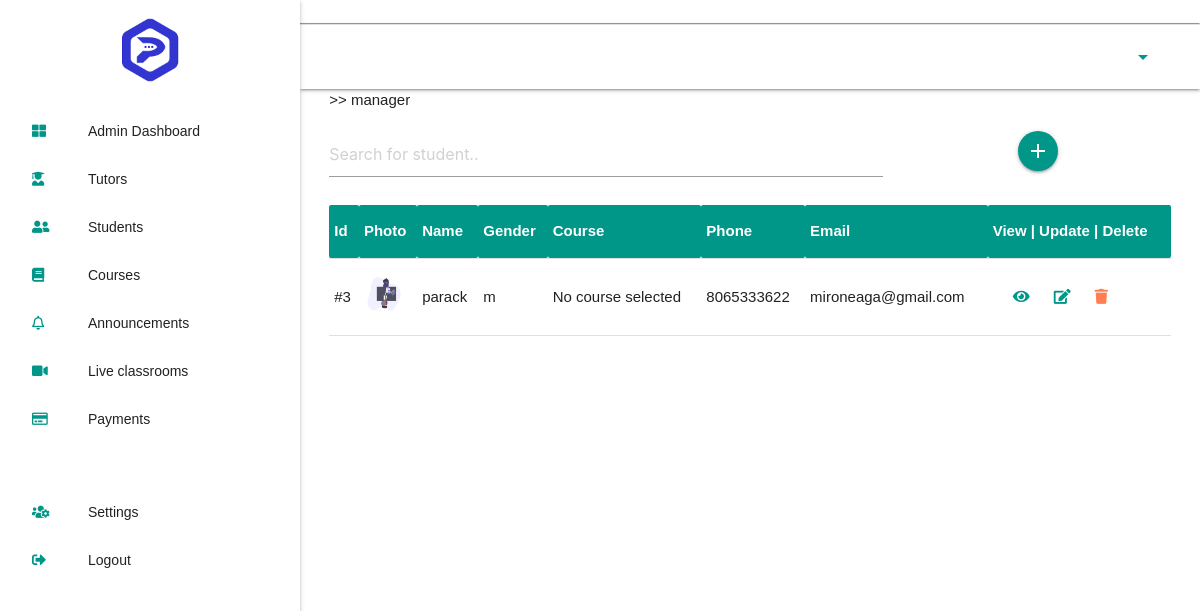
Screenshot of /teacher-home/ with the database file from the repository.
### parachapp/models.py (models this page shows, shortened)
class Teacher(models.Model):
    user = models.OneToOneField(User, on_delete=models.CASCADE, primary_key=True)
    firstname = models.CharField(max_length=255)
    lastname = models.CharField(max_length=255)
    mobile_phone = models.BigIntegerField(blank=True, null=True, default='070')
    email = models.EmailField(max_length=255)
    address = models.CharField(max_length=255)
    profile_pic = models.FileField( upload_to = 'Profile_pics', null = True, blank = True)
    GENDER = (
        ('m', 'male'),
        ('f', 'female')
    )
    gender = models.CharField(max_length=5, choices=GENDER, default='male')
    course = models.ForeignKey(Course, on_delete=models.CASCADE)
    added_on = models.DateField(auto_now_add=True)
    updated_on = models.DateField(auto_now_add=True)

class Course(models.Model):
    name = models.CharField(max_length=200, null=True, blank=True)
    price = models.DecimalField(max_digits=8, decimal_places=2, default='0000000.00', null=True, blank=True)
    added_on = models.DateField(auto_now_add=True)
    updated_on = models.DateField(auto_now_add=True)

### parachapp/views.py (the view)
# urls.py: path('teacher-home/', views.teacher_home, name='teacher_home'),
def teacher_home(request):
    teacher = Teacher.objects.order_by('-user_id')[:9]
    context = {
        'teacher':teacher
    }
    return render(request, 'parachapp/teacher_home.html', context)

### parachapp/templates/parachapp/teacher_home.html (shortened to what this page needs)
{% extends 'admin_template/adminbase.html' %}
{% load static %}
{% block content %}
<main class="">
    <section class="allsudents">
        <div class="row">
           <div class="col s12 m12">
             >> manager
           </div>
        </div>
         <div class="row">
            <div class="col s8 m8">
              <input type="text" id="myInput" onkeyup="myFunction()" placeholder="Search for student.." title="Type in a name" autocomplete="off">
            </div>
            <div class="col s4 m4">
                  <div class="button-add-student center-align">
                    <a class="btn-floating waves-effect waves-light teal" href="{% url 'parachapp:create_teacher' %}"><i class="large material-icons">add</i></a>
                  </div>
            </div>
          </div>
      <div class="table">
        <div class="row">
          <div class="col s12 m12">
            <table class="" id="myTable">
              <thead>
                <tr>
                    <th>id</th>
                    <th>photo</th>
                    <th>Name</th>
                    <th>gender</th>
                    <th>course</th>
                    <th>phone</th>
                    <th>email</th>
                    <th class="left-align">View | Update | Delete</th>
                </tr>
              </thead>
          {% for teachers in teacher %}
          <tbody>
                <tr>
                  <td>#{{teachers.pk}}</td>
                  <td><img src="{{teachers.profile_pic.url}}" alt=""></td>
                  <td >{{teachers.firstname}}</td>
                  <td>{{teachers.gender}}</td>
                  <td>{{teachers.course.name}}</td>
                  <td>{{teachers.mobile_phone}}</td>
                  <td>{{teachers.email}}</td>
                  <td id="table-links">
                              <a href="{% url 'parachapp:teacher_details' teachers.pk %}"><i class="fas fa-eye" style="color: #009688;"></i></a>
                              <a href="{% url 'parachapp:teacher_updates' teachers.pk %}"><i class="fas fa-edit" style="color: #009688;"></i></a>
                              <a href="{% url 'parachapp:teacher_delete' teachers.pk %}"><i class="fas fa-trash" style="color: coral;"></i></a>
                  </td>
                </tr>
              </tbody>
          {% endfor %}
            </table>
          </div>
        </div>
      </div>
    </section>
</main>
{% endblock %}

### static/css/customcss.css (style rules this page uses)
* { box-sizing: border-box; margin: 0; padding: 0; font-family: helvetica; }
:root { --main-color: #3335d1; --second-color:#009688; }
header, main, footer { padding-left: 300px; }
main { width: 97vw !important; margin:0 auto; }
.allsudents img { width: 40px; height: 40px; border-radius: 50%; }
.allsudents table thead tr { background-color: var(--second-color); color: #fff; text-transform: capitalize; }

### parachapp/templates/parachapp/teacher_home.html (style rules this page uses)
#table-links a { padding-left: 20px; }

### rows the page displays
Teacher: pk "3", profile_pic (picture), firstname "parack", gender "m", course.name "No course selected", mobile_phone "8065333622", email "mironeaga@gmail.com"
